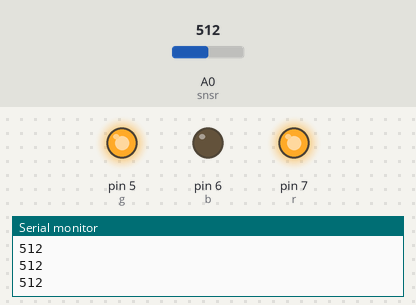
Bench run of a sketch on a simulated Arduino Uno, built with avr-gcc and run on an emulated ATmega328P. Shown: output pins drawn as LEDs (lit = HIGH), the last lines printed to the serial monitor. The test bench sets the inputs (shaded band); at power-on: A0 (snsr) = 512.

Above: at 1.2 s.
1.3 s: A0 (snsr) set to 582
2.8 s: A0 (snsr) set to 608
At 3.4 s:
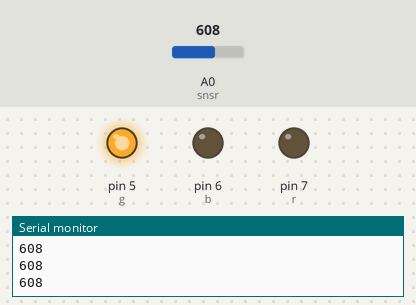
4.3 s: A0 (snsr) set to 290
At 5.5 s:
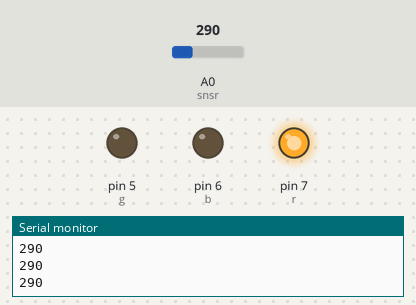
5.8 s: A0 (snsr) set to 314
At 6.8 s:
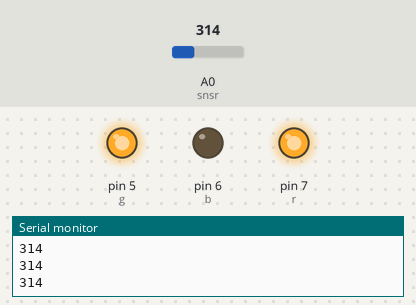
7.3 s: A0 (snsr) set to 122
At 7.9 s:
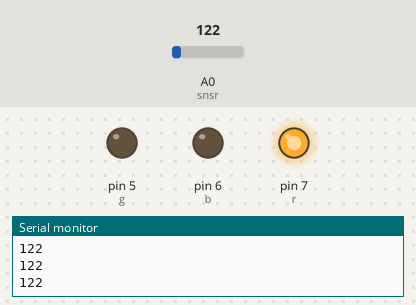
Timing chart, 0 to 9.8 s (numbered marks = the images above; inputs shaded):
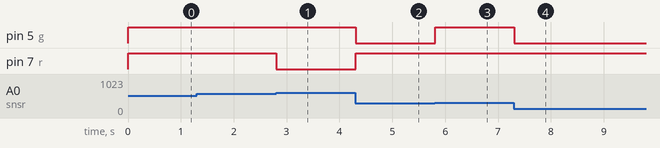

Measured:
- the behaviour switches between 600 and 601 on A0 (snsr) (found by bisection; images 0 and 1)
- the behaviour switches between 300 and 301 on A0 (snsr) (found by bisection; images 2 and 3)
- after the input at 2.8 s, pin 7 (r): HIGH → LOW at once
- after the input at 4.3 s, pin 5 (g): HIGH → LOW at once; pin 7 (r): LOW → HIGH at once
- after the input at 5.8 s, pin 5 (g): LOW → HIGH at once
- after the input at 7.3 s, pin 5 (g): HIGH → LOW at once

The sketch:

moisture_of_soil_by_seeing_LED_colour.ino
```cpp
// C++ code
//soil-moisture sensor
int snsr=A0;
int r=7,b=6,g=5;
void setup()
{
  Serial.begin(9600);
  pinMode(r,OUTPUT);
  pinMode(b,OUTPUT);
  pinMode(g,OUTPUT);
}

void loop()
{
  int mstr=analogRead(snsr);
  Serial.println(mstr);
  if(mstr>=0 && mstr<=300)
    red();
  if(mstr>300 && mstr<=600)
    yellow();
  if(mstr>600)
    green();
}

void red()
{
  digitalWrite(r,HIGH);
  digitalWrite(b,LOW);
  digitalWrite(g,LOW);
}

void yellow()
{
  digitalWrite(r,HIGH);
  digitalWrite(b,LOW);
  digitalWrite(g,HIGH);
}

void green()
{
  digitalWrite(r,LOW);
  digitalWrite(b,LOW);
  digitalWrite(g,HIGH);
}
```
